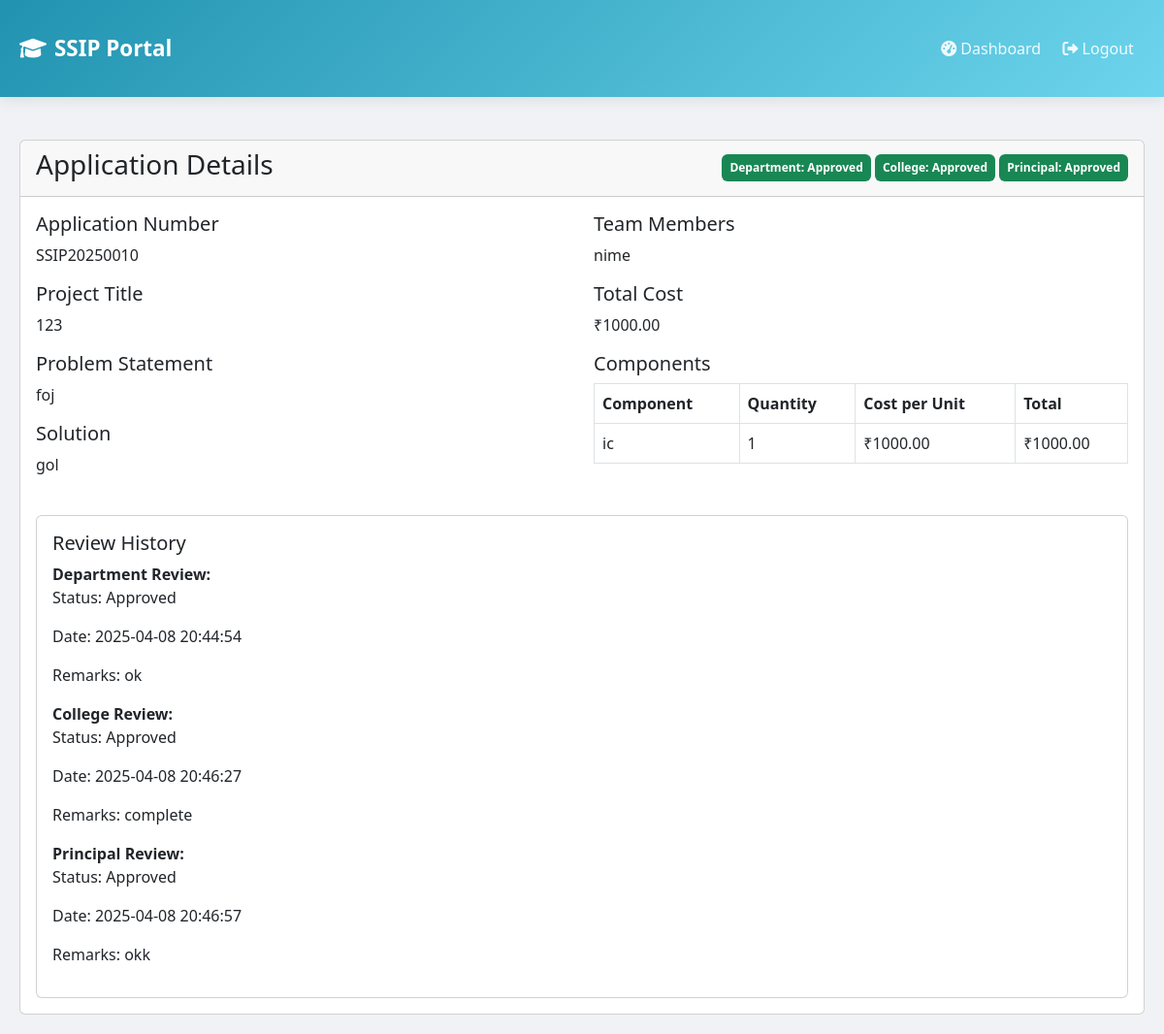
/application/10 (signed in), run on the app's committed database.
### app.py (models this page shows, shortened)
class Application(db.Model):
    id = db.Column(db.Integer, primary_key=True)
    application_number = db.Column(db.String(50), unique=True)
    user_id = db.Column(db.Integer, db.ForeignKey('user.id'), nullable=False)
    project_title = db.Column(db.String(200), nullable=False)
    problem_statement = db.Column(db.Text, nullable=False)
    solution = db.Column(db.Text, nullable=False)
    team_members = db.Column(db.String(500))
    total_cost = db.Column(db.Float, nullable=False)
    quotation_path = db.Column(db.String(200))
    created_at = db.Column(db.DateTime, default=datetime.utcnow)
    team_size = db.Column(db.Integer, default=1)
    project_duration = db.Column(db.Integer, default=6)  # in months
    completion_percentage = db.Column(db.Integer, default=0)
    innovation_score = db.Column(db.Integer, default=0)  # 0-100
    technical_complexity = db.Column(db.String(20), default='medium')  # low, medium, high
    project_domain = db.Column(db.String(50))
    implementation_status = db.Column(db.String(20), default='planning')  # planning, in-progress, testing, completed
    dept_status = db.Column(db.String(20), default='pending')
    dept_remarks = db.Column(db.Text)
    dept_review_date = db.Column(db.DateTime)
    college_status = db.Column(db.String(20), default='pending')
    college_remarks = db.Column(db.Text)
    college_review_date = db.Column(db.DateTime)
    principal_status = db.Column(db.String(20), default='pending')
    principal_remarks = db.Column(db.Text)
    principal_review_date = db.Column(db.DateTime)
    applicant = db.relationship('User', back_populates='user_applications')
    funding_request = db.relationship('FundingRequest', back_populates='ssip_application', uselist=False)
    purchase_lists = db.relationship('PurchaseList', back_populates='application')
    utilization_certificates = db.relationship('UtilizationCertificate', back_populates='application')
    components = db.relationship('Component', back_populates='application')
    application_notifications = db.relationship('Notification', back_populates='related_application')

class Component(db.Model):
    id = db.Column(db.Integer, primary_key=True)
    application_id = db.Column(db.Integer, db.ForeignKey('application.id'), nullable=False)
    name = db.Column(db.String(200), nullable=False)
    quantity = db.Column(db.Integer, nullable=False)
    cost_per_unit = db.Column(db.Float, nullable=False)
    application = db.relationship('Application', back_populates='components')

### app.py (the view)
@app.route('/application/<int:id>')
@login_required
def view_application(id):
    application = Application.query.get_or_404(id)
    components = Component.query.filter_by(application_id=id).all()
    return render_template('view_application.html',
                         application=application,
                         components=components)

### app.py (called while the page is built)
@login_manager.user_loader
def load_user(user_id):
    return User.query.get(int(user_id))

### templates/view_application.html (shortened to what this page needs)
{% extends "base.html" %}
{% block content %}
<div class="container mt-4">
    <div class="card">
        <div class="card-header d-flex justify-content-between align-items-center">
            <h3>Application Details</h3>
            <div class="badge-group">
                <span class="badge {% if application.dept_status == 'approved' %}bg-success{% elif application.dept_status == 'rejected' %}bg-danger{% else %}bg-warning{% endif %} p-2">
                    Department: {{ application.dept_status|title }}
                </span>
                <span class="badge {% if application.college_status == 'approved' %}bg-success{% elif application.college_status == 'rejected' %}bg-danger{% else %}bg-warning{% endif %} p-2">
                    College: {{ application.college_status|title }}
                </span>
                <span class="badge {% if application.principal_status == 'approved' %}bg-success{% elif application.principal_status == 'rejected' %}bg-danger{% else %}bg-warning{% endif %} p-2">
                    Principal: {{ application.principal_status|title }}
                </span>
            </div>
        </div>
        <div class="card-body">
            <div class="row mb-4">
                <div class="col-md-6">
                    <h5>Application Number</h5>
                    <p>{{ application.application_number }}</p>
                    <h5>Project Title</h5>
                    <p>{{ application.project_title }}</p>
                    <h5>Problem Statement</h5>
                    <p>{{ application.problem_statement }}</p>
                    <h5>Solution</h5>
                    <p>{{ application.solution }}</p>
                </div>
                <div class="col-md-6">
                    <h5>Team Members</h5>
                    <p>{{ application.team_members }}</p>
                    <h5>Total Cost</h5>
                    <p>₹{{ "%.2f"|format(application.total_cost) }}</p>
                    <h5>Components</h5>
                    <table class="table table-bordered">
                        <thead>
                            <tr>
                                <th>Component</th>
                                <th>Quantity</th>
                                <th>Cost per Unit</th>
                                <th>Total</th>
                            </tr>
                        </thead>
                        <tbody>
                            {% for component in application.components %}
                            <tr>
                                <td>{{ component.name }}</td>
                                <td>{{ component.quantity }}</td>
                                <td>₹{{ "%.2f"|format(component.cost_per_unit) }}</td>
                                <td>₹{{ "%.2f"|format(component.quantity * component.cost_per_unit) }}</td>
                            </tr>
                            {% endfor %}
                        </tbody>
                    </table>
                </div>
            </div>
            <div class="card">
                <div class="card-body">
                    <h5>Review History</h5>
                    <div class="timeline">
                        {% if application.dept_review_date %}
                        <div class="timeline-item">
                            <strong>Department Review:</strong>
                            <p>Status: {{ application.dept_status|title }}</p>
                            <p>Date: {{ application.dept_review_date.strftime('%Y-%m-%d %H:%M:%S') }}</p>
                            {% if application.dept_remarks %}
                            <p>Remarks: {{ application.dept_remarks }}</p>
                            {% endif %}
                        </div>
                        {% endif %}
                        {% if application.college_review_date %}
                        <div class="timeline-item">
                            <strong>College Review:</strong>
                            <p>Status: {{ application.college_status|title }}</p>
                            <p>Date: {{ application.college_review_date.strftime('%Y-%m-%d %H:%M:%S') }}</p>
                            {% if application.college_remarks %}
                            <p>Remarks: {{ application.college_remarks }}</p>
                            {% endif %}
                        </div>
                        {% endif %}
                        {% if application.principal_review_date %}
                        <div class="timeline-item">
                            <strong>Principal Review:</strong>
                            <p>Status: {{ application.principal_status|title }}</p>
                            <p>Date: {{ application.principal_review_date.strftime('%Y-%m-%d %H:%M:%S') }}</p>
                            {% if application.principal_remarks %}
                            <p>Remarks: {{ application.principal_remarks }}</p>
                            {% endif %}
                        </div>
                        {% endif %}
                    </div>
                </div>
            </div>
        </div>
    </div>
</div>
{% endblock %}

### templates/base.html (style rules this page uses)
:root { --primary-gradient: linear-gradient(135deg, #2193b0, #6dd5ed); --secondary-gradient: linear-gradient(135deg, #FF8008, #FFC837); --success-gradient: linear-gradient(135deg, #11998e, #38ef7d); --warning-gradient: linear-gradient(135deg, #F2994A, #F2C94C); --danger-gradient: linear-gradient(135deg, #eb3349, #f45c43); }
body { background: #f0f2f5; font-family: 'Segoe UI', system-ui, -apple-system, sans-serif; }
.container { max-width: 1200px; margin: 0 auto; padding: 20px; }

### data on the page
Application: dept_status "Approved", college_status "Approved", principal_status "Approved", application_number "SSIP20250010", project_title "123", problem_statement "foj", solution "gol", team_members "nime", total_cost "1000.00", dept_review_date "2025-04-08 20:44:54", dept_remarks "ok", college_review_date "2025-04-08 20:46:27", college_remarks "complete", principal_review_date "2025-04-08 20:46:57", principal_remarks "okk"
Component: name "ic", quantity "1", cost_per_unit "1000.00", component.quantity*component.cost_per_unit "1000.00"
